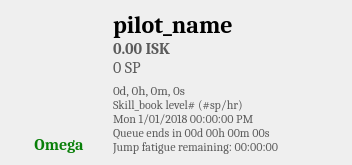
<?xml version="1.0" encoding="UTF-8"?>
<ui version="4.0">
    <class>widget_overview_button</class>
    <widget class="QWidget" name="widget_overview_button">
        <property name="geometry">
            <rect>
                <x>0</x>
                <y>0</y>
                <width>352</width>
                <height>165</height>
            </rect>
        </property>
        <property name="minimumSize">
            <size>
                <width>352</width>
                <height>165</height>
            </size>
        </property>
        <property name="maximumSize">
            <size>
                <width>352</width>
                <height>165</height>
            </size>
        </property>
        <property name="windowTitle">
            <string>Form</string>
        </property>
        <layout class="QGridLayout" name="gridLayout">
            <item row="0" column="0" rowspan="2">
                <layout class="QVBoxLayout" name="verticalLayout_3">
                    <item>
                        <widget class="QLabel" name="pilot_image">
                            <property name="sizePolicy">
                                <sizepolicy hsizetype="Fixed" vsizetype="Fixed">
                                    <horstretch>0</horstretch>
                                    <verstretch>0</verstretch>
                                </sizepolicy>
                            </property>
                            <property name="minimumSize">
                                <size>
                                    <width>96</width>
                                    <height>96</height>
                                </size>
                            </property>
                            <property name="maximumSize">
                                <size>
                                    <width>96</width>
                                    <height>96</height>
                                </size>
                            </property>
                            <property name="text">
                                <string notr="true"/>
                            </property>
                            <property name="pixmap">
                                <pixmap>media/static/icons/blank_char.jpg</pixmap>
                            </property>
                            <property name="scaledContents">
                                <bool>true</bool>
                            </property>
                        </widget>
                    </item>
                    <item>
                        <spacer name="verticalSpacer">
                            <property name="orientation">
                                <enum>Qt::Vertical</enum>
                            </property>
                            <property name="sizeHint" stdset="0">
                                <size>
                                    <width>20</width>
                                    <height>18</height>
                                </size>
                            </property>
                        </spacer>
                    </item>
                    <item>
                        <widget class="QLabel" name="text_account_status">
                            <property name="font">
                                <font>
                                    <family>Cambria</family>
                                    <pointsize>12</pointsize>
                                    <weight>75</weight>
                                    <bold>true</bold>
                                </font>
                            </property>
                            <property name="styleSheet">
                                <string notr="true">color: rgb(9, 127, 9);</string>
                            </property>
                            <property name="text">
                                <string>Omega</string>
                            </property>
                            <property name="alignment">
                                <set>Qt::AlignCenter</set>
                            </property>
                        </widget>
                    </item>
                </layout>
            </item>
            <item row="0" column="1">
                <layout class="QVBoxLayout" name="verticalLayout_2">
                    <property name="spacing">
                        <number>0</number>
                    </property>
                    <item>
                        <widget class="QLabel" name="text_name">
                            <property name="font">
                                <font>
                                    <family>Cambria</family>
                                    <pointsize>18</pointsize>
                                    <weight>75</weight>
                                    <bold>true</bold>
                                </font>
                            </property>
                            <property name="text">
                                <string>pilot_name</string>
                            </property>
                        </widget>
                    </item>
                    <item>
                        <widget class="QLabel" name="text_isk">
                            <property name="font">
                                <font>
                                    <family>Cambria</family>
                                    <pointsize>12</pointsize>
                                    <weight>75</weight>
                                    <bold>true</bold>
                                </font>
                            </property>
                            <property name="styleSheet">
                                <string notr="true">color: rgb(91, 91, 91);</string>
                            </property>
                            <property name="text">
                                <string>0.00 ISK</string>
                            </property>
                        </widget>
                    </item>
                    <item>
                        <widget class="QLabel" name="text_sp">
                            <property name="font">
                                <font>
                                    <family>Cambria</family>
                                    <pointsize>12</pointsize>
                                    <weight>50</weight>
                                    <bold>false</bold>
                                </font>
                            </property>
                            <property name="styleSheet">
                                <string notr="true">color: rgb(91, 91, 91);</string>
                            </property>
                            <property name="text">
                                <string>0 SP</string>
                            </property>
                        </widget>
                    </item>
                </layout>
            </item>
            <item row="0" column="2">
                <spacer name="horizontalSpacer">
                    <property name="orientation">
                        <enum>Qt::Horizontal</enum>
                    </property>
                    <property name="sizeHint" stdset="0">
                        <size>
                            <width>40</width>
                            <height>20</height>
                        </size>
                    </property>
                </spacer>
            </item>
            <item row="1" column="1">
                <layout class="QVBoxLayout" name="verticalLayout">
                    <property name="spacing">
                        <number>0</number>
                    </property>
                    <item>
                        <widget class="QLabel" name="text_currentSkill_timeRemains">
                            <property name="font">
                                <font>
                                    <family>Cambria</family>
                                    <pointsize>10</pointsize>
                                    <weight>50</weight>
                                    <bold>false</bold>
                                </font>
                            </property>
                            <property name="styleSheet">
                                <string notr="true">color: rgb(91, 91, 91);</string>
                            </property>
                            <property name="text">
                                <string>0d, 0h, 0m, 0s</string>
                            </property>
                        </widget>
                    </item>
                    <item>
                        <widget class="QLabel" name="text_current_skill">
                            <property name="font">
                                <font>
                                    <family>Cambria</family>
                                    <pointsize>9</pointsize>
                                    <weight>50</weight>
                                    <bold>false</bold>
                                </font>
                            </property>
                            <property name="styleSheet">
                                <string notr="true">color: rgb(91, 91, 91);</string>
                            </property>
                            <property name="text">
                                <string>Skill_book level# (#sp/hr)</string>
                            </property>
                        </widget>
                    </item>
                    <item>
                        <widget class="QLabel" name="text_skill_end_datetime">
                            <property name="font">
                                <font>
                                    <family>Cambria</family>
                                    <pointsize>9</pointsize>
                                    <weight>50</weight>
                                    <bold>false</bold>
                                </font>
                            </property>
                            <property name="styleSheet">
                                <string notr="true">color: rgb(91, 91, 91);</string>
                            </property>
                            <property name="text">
                                <string>Mon 1/01/2018 00:00:00 PM</string>
                            </property>
                        </widget>
                    </item>
                    <item>
                        <widget class="QLabel" name="text_queue_ends_in">
                            <property name="font">
                                <font>
                                    <family>Cambria</family>
                                    <pointsize>9</pointsize>
                                    <weight>50</weight>
                                    <bold>false</bold>
                                </font>
                            </property>
                            <property name="styleSheet">
                                <string notr="true">color: rgb(91, 91, 91);</string>
                            </property>
                            <property name="text">
                                <string>Queue ends in 00d 00h 00m 00s</string>
                            </property>
                        </widget>
                    </item>
                    <item>
                        <widget class="QLabel" name="text_jump_fatigue">
                            <property name="minimumSize">
                                <size>
                                    <width>191</width>
                                    <height>0</height>
                                </size>
                            </property>
                            <property name="font">
                                <font>
                                    <family>Cambria</family>
                                    <pointsize>9</pointsize>
                                    <weight>50</weight>
                                    <bold>false</bold>
                                </font>
                            </property>
                            <property name="styleSheet">
                                <string notr="true">color: rgb(91, 91, 91);</string>
                            </property>
                            <property name="text">
                                <string>Jump fatigue remaining: 00:00:00</string>
                            </property>
                        </widget>
                    </item>
                </layout>
            </item>
        </layout>
    </widget>
    <resources/>
    <connections/>
</ui>
